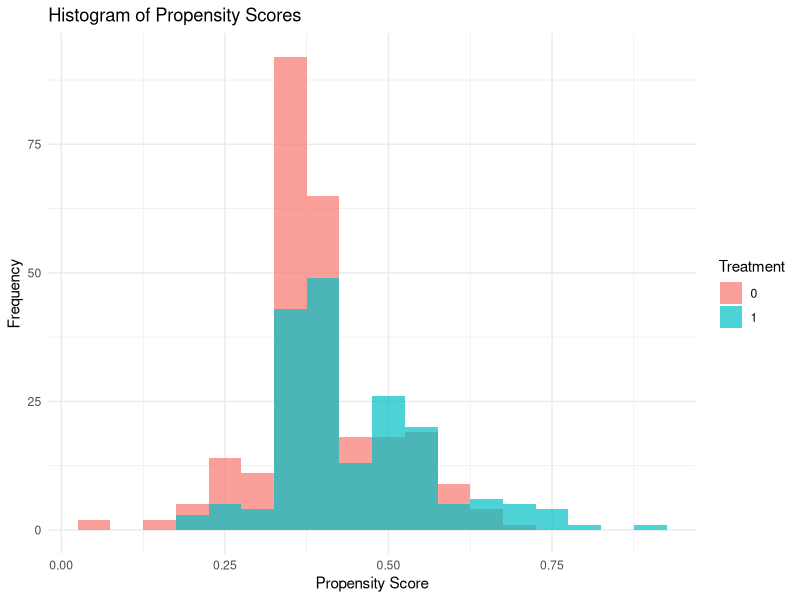

Here is the R script that generated this plot: (Note: this script raises an error after producing the figure.)
#The treatment effect is then calculated as the difference in the 
#average outcomes between the two groups.
library(dplyr)

data <- read.csv("nsw_dw.csv")
data1 <- read.csv("nsw_cps.csv")


# question 1

'treat = 0 are individuals who did not get any treatment while 
treat= 1 are individuals who got the treatment'
mean_earnings_treatment <- mean(data$re78[data$treat == 1], na.rm = TRUE)

# Calculate average earnings for control group
mean_earnings_control <- mean(data$re78[data$treat == 0], na.rm = TRUE)

# Calculate treatment effect (simple difference in means)
treatment_effect <- mean_earnings_treatment - mean_earnings_control

treatment_effect

# question 2 

'Create such a data set by keeping only the treated
individuals from nsw_dw.csv and merge the data with the observations from the CPS
in nsw_cps.csv'

treated_data <- data %>% filter(treat == 1)

# Merge the treated data with CPS data based on the common identifier
combined_data <- rbind(data1, treated_data)
combined_data

# question 3 
'Compute the simple difference in observed outcomes for treated and control individuals
in your merged data set. How does it compare to the treatment effect estimate from 
the experimental data?'

# Calculate the mean outcome for treated individuals
mean_outcome_treated <- mean(combined_data$re78[combined_data$treat == 1], na.rm = TRUE)

# Calculate the mean outcome for control individuals
mean_outcome_control <- mean(combined_data$re78[combined_data$treat == 0], na.rm = TRUE)

# Compute the simple difference in means
simple_difference <- mean_outcome_treated - mean_outcome_control

simple_difference

# question 4

'Now, use a propensity score matching estimator on the observational data to estimate
the treatment effect of the training program on earnings in 1978. Estimate the propensity
score with a binary logit regression with the following predictors: a cubic polynomial in
age, a quadratic polynomial in education, marriage, no degree, black, hips, re74, re65,
two dummies for whether the individual was unemployed in 1974 and 1975, respectively,
an interaction term between education and earnings in 1974.'

logit_formula <- formula(treat ~ poly(age, 3) + poly(educ, 2) + marr + nodegree + black + hisp + re74 + re75 + educ:re74)

ps_model <- glm(logit_formula, data = data, family = binomial(link = 'logit'))
ps_model

# the dataset is added with a new column containing propensity score
data$propensity_score <- predict(ps_model, type = 'response')


# Install and load necessary packages
library(ggplot2)

# Plot histogram of propensity scores
ggplot(data, aes(x = propensity_score, fill = factor(treat))) +
  geom_histogram(binwidth = 0.05, position = "identity", alpha = 0.7) +
  labs(title = "Histogram of Propensity Scores",
       x = "Propensity Score",
       y = "Frequency",
       fill = "Treatment") +
  theme_minimal()

# Separate histograms for treatment and control groups
ggplot(data, aes(x = propensity_score)) +
  geom_histogram(binwidth = 0.02, fill = "blue", alpha = 0.7, subset = (treat ==1)) +
  labs(title = "Histogram of Propensity Scores - Treatment Group",
       x = "Propensity Score",
       y = "Frequency") +
  theme_minimal()

ggplot(data, aes(x = propensity_score)) +
  geom_histogram(binwidth = 0.02, fill = "red", alpha = 0.7, subset = (treat == 0)) +
  labs(title = "Histogram of Propensity Scores - Control Group",
       x = "Propensity Score",
       y = "Frequency") +
  theme_minimal()

# Check summary statistics of propensity scores
summary(data$propensity_score)

# Plot kernel density of propensity scores
ggplot(data, aes(x = propensity_score, fill = factor(treat))) +
  geom_density(alpha = 0.7) +
  labs(title = "Kernel Density Plot of Propensity Scores",
       x = "Propensity Score",
       y = "Density",
       fill = "Group") +
  theme_minimal()


'q5: Use your estimated propensity scores to compute an average of the treatment effect
of the job training program. Discuss and implement two different approaches: (1)
inverse probability weighting and (2) nearest-neighbor matching. Compare the two
estimates and discuss how they compare to the estimate that you computed from the
experimental data'

# (1) inverse probability weighting
trimmed_data <- data[data$propensity_score > 0.1 & data$propensity_score < 0.9, ]
weights <- ifelse(trimmed_data$treat == 1, 1 / trimmed_data$propensity_score, 1 / (1 - trimmed_data$propensity_score))
treatment_effect_ipw <- weighted.mean(trimmed_data$re78 * trimmed_data$treat, weights)
treatment_effect_ipw



#(2) nearest-neighbor matching
# Install the MatchIt package
# install.packages("MatchIt")

library(MatchIt)
# we have to match the propensity scores of treat =0 and treat=1 values for nearest-neighbor
#matching. 

match_result <- matchit(treat ~ propensity_score, data = data, method = "nearest")
matched_data <- match.data(match_result)
treatment_effect_matching <- mean(matched_data$re78)
treatment_effect_matching


# Empirical Results
c(treatment_effect, simple_difference, treatment_effect_ipw, treatment_effect_matching)
